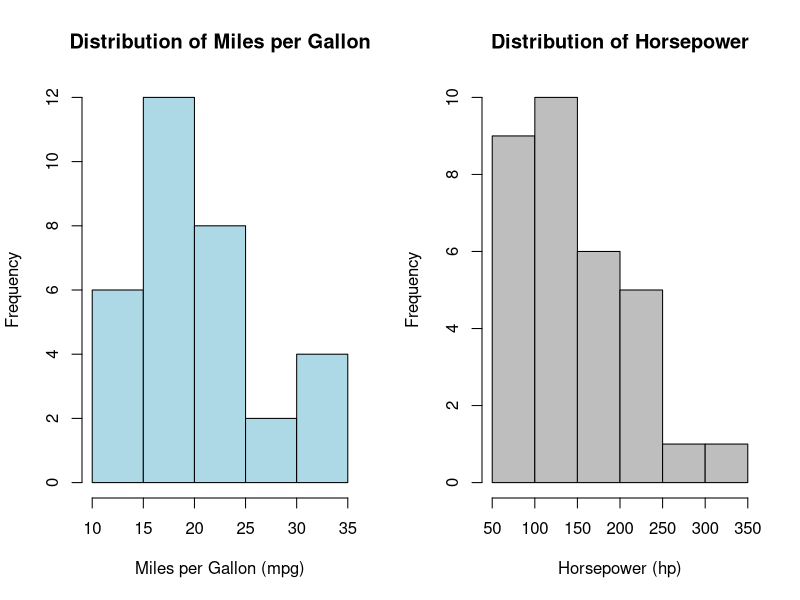
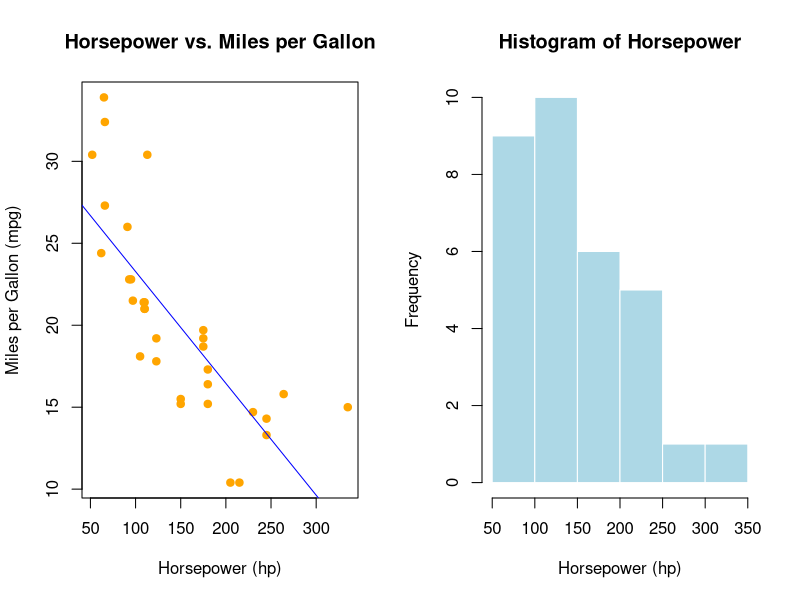
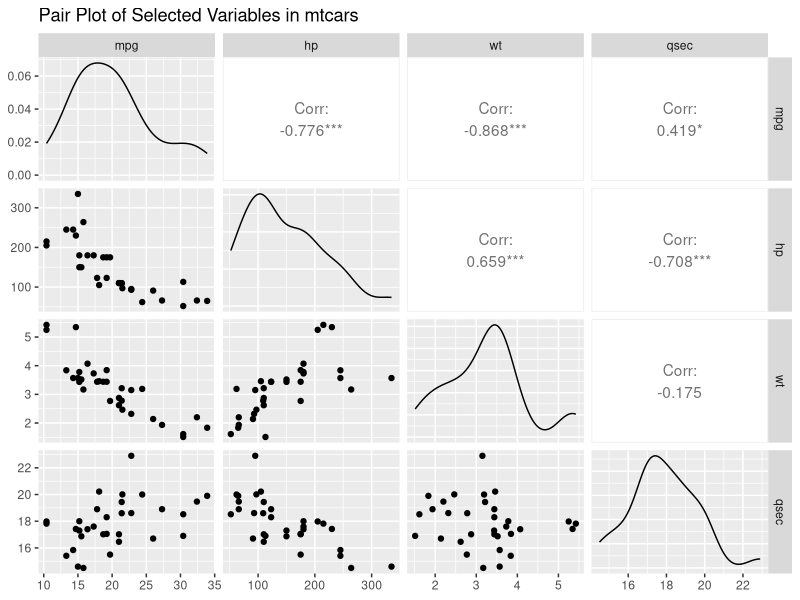

Recreate these plots in R, in order.
## ---- chunk 1
head(mtcars)
summary(mtcars[, c("mpg", "hp")])
## ---- chunk 2
par(mfrow = c(1, 2))

# Histogram for mpg
hist(mtcars$mpg, 
     main = "Distribution of Miles per Gallon", 
     xlab = "Miles per Gallon (mpg)", 
     col = "lightblue", 
     border = "black")

# Histogram for hp
hist(mtcars$hp, 
     main = "Distribution of Horsepower", 
     xlab = "Horsepower (hp)", 
     col = "grey", 
     border = "black")
## ---- chunk 3
# Scatter plot
plot(mtcars$hp, mtcars$mpg, 
     main = "Horsepower vs. Miles per Gallon",
     xlab = "Horsepower (hp)", 
     ylab = "Miles per Gallon (mpg)", 
     pch = 19, col = "orange")

# Add a regression line
abline(lm(mpg ~ hp, data = mtcars), col = "blue")
## ---- chunk 4
# Histogram of hp
hist(mtcars$hp, 
     breaks = 10, 
     col = "lightblue", 
     xlab = "Horsepower (hp)", 
     main = "Histogram of Horsepower",
     border = "white")

## ---- chunk 5
#install.packages("GGally")
## ---- chunk 6
library(GGally)
# Pair plot of selected variables
ggpairs(mtcars[, c("mpg", "hp", "wt", "qsec")], 
        title = "Pair Plot of Selected Variables in mtcars")

